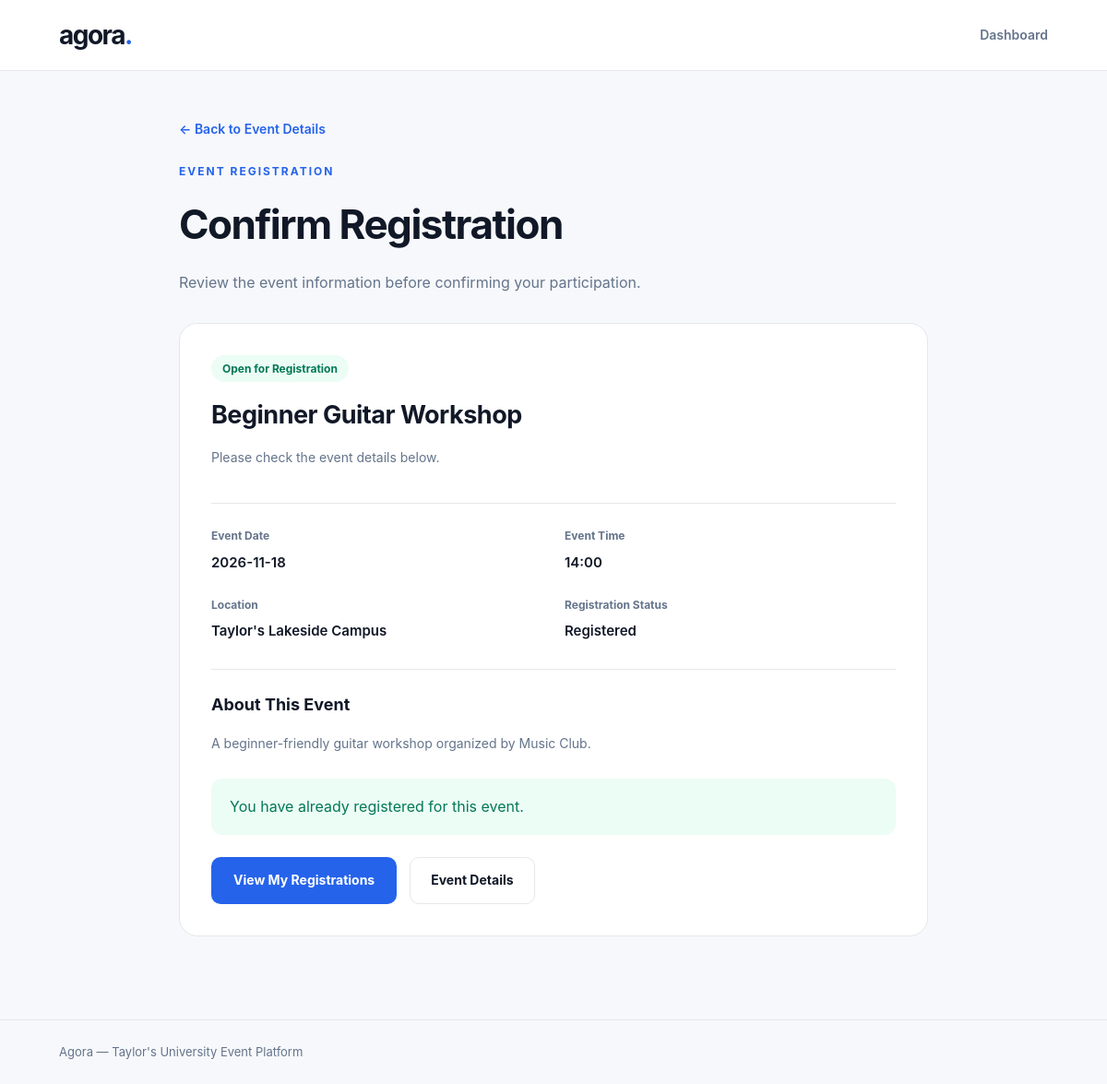
Page /register_event.php?id=1 (signed in) on the committed database.
### tables this page shows
CREATE TABLE `events` (
  `event_id` int NOT NULL,
  `event_name` varchar(100) NOT NULL,
  `event_date` date NOT NULL,
  `event_time` time NOT NULL,
  `location` varchar(100) NOT NULL,
  `description` text,
  `organizer_id` int DEFAULT NULL,
  `event_status` varchar(20) NOT NULL DEFAULT 'active',
  `cancelled_at` datetime DEFAULT NULL
);

### register_event.php (the view, shortened to what this page needs)
<?php
require_once "pdo.php";
$user_id = (int)$_SESSION["user_id"];
$id = (int)($_POST["id"] ?? $_GET["id"] ?? 0);
$sql = "SELECT
            event_id,
            event_name,
            event_date,
            event_time,
            location,
            description,
            event_status
        FROM events
        WHERE event_id = ?";
$stmt = $pdo->prepare($sql);
$stmt->execute([$id]);
$event = $stmt->fetch(PDO::FETCH_ASSOC);
$sql = "SELECT registration_id
        FROM event_registrations
        WHERE event_id = ?
        AND user_id = ?
        LIMIT 1";
$stmt = $pdo->prepare($sql);
$stmt->execute([$id, $user_id]);
$is_registered = (bool)$stmt->fetch(
    PDO::FETCH_ASSOC
);
$is_cancelled =
    $event["event_status"] !== "active";
?>
<!DOCTYPE html>
<html lang="en">
<head>
    <link rel="stylesheet" href="style.css">
</head>
<body>
<header class="site-header">
    <div class="container header-content">
        <a href="index.php" class="brand">
            agora<span>.</span>
        </a>
        <a href="dashboard.php" class="logout">
            Dashboard
        </a>
    </div>
</header>
<main class="container register-page">
    <a
        href="event_details.php?id=<?php echo $id; ?>"
        class="register-back">
        &larr; Back to Event Details
    </a>
    <div class="eyebrow">
        Event Registration
    </div>
    <h1>Confirm Registration</h1>
    <p class="register-intro">
        Review the event information
        before confirming your participation.
    </p>
    <section class="register-card">
        <div class="register-card-header">
            <?php if ($is_cancelled) { ?>
                <span class="status-badge status-cancelled">
                    Cancelled
                </span>
            <?php } else { ?>
                <span class="status-badge status-active">
                    Open for Registration
                </span>
            <?php } ?>
            <h2>
                <?php echo htmlspecialchars(
                    $event["event_name"]
                ); ?>
            </h2>
            <p>
                Please check the event details below.
            </p>
        </div>
        <div class="register-info-grid">
            <div>
                <span class="register-info-label">
                    Event Date
                </span>
                <span class="register-info-value">
                    <?php echo htmlspecialchars(
                        $event["event_date"]
                    ); ?>
                </span>
            </div>
            <div>
                <span class="register-info-label">
                    Event Time
                </span>
                <span class="register-info-value">
                    <?php echo htmlspecialchars(
                        substr($event["event_time"], 0, 5)
                    ); ?>
                </span>
            </div>
            <div>
                <span class="register-info-label">
                    Location
                </span>
                <span class="register-info-value">
                    <?php echo htmlspecialchars(
                        $event["location"]
                    ); ?>
                </span>
            </div>
            <div>
                <span class="register-info-label">
                    Registration Status
                </span>
                <span class="register-info-value">
                    <?php
                    if ($is_registered) {
                        echo "Registered";
                    } elseif ($is_cancelled) {
                        echo "Unavailable";
                    } else {
                        echo "Not Registered";
                    }
                    ?>
                </span>
            </div>
        </div>
        <?php if (!empty($event["description"])) { ?>
            <div class="register-description">
                <h3>About This Event</h3>
                <p>
                    <?php echo nl2br(htmlspecialchars(
                        $event["description"]
                    )); ?>
                </p>
            </div>
        <?php } ?>
        <?php if ($is_cancelled) { ?>
            <div class="register-error">
                This event has been cancelled.
                New registrations are not available.
            </div>
            <a
                class="register-secondary"
                href="event_details.php?id=<?php
                    echo $id;
                ?>">
                Back to Event Details
            </a>
        <?php } elseif ($is_registered) { ?>
            <div class="register-success">
                You have already registered
                for this event.
            </div>
            <div class="register-actions">
                <a
                    href="my_registrations.php"
                    class="register-submit">
                    View My Registrations
                </a>
                <a
                    href="event_details.php?id=<?php
                        echo $id;
                    ?>"
                    class="register-secondary">
                    Event Details
                </a>
            </div>
        <?php } ?>
    </section>
</main>
<footer class="footer">
    <div class="container">
        Agora — Taylor's University Event Platform
    </div>
</footer>
</body>
</html>

### style.css (style rules this page uses)
:root { --primary: #2563eb; --background: #f7f8fb; --surface: #ffffff; --text: #111827; --secondary: #64748b; --border: #e5e7eb; }
* { box-sizing: border-box; }
body { margin: 0; background: var(--background); color: var(--text); font-family: -apple-system, BlinkMacSystemFont, "Segoe UI", Arial, sans-serif; line-height: 1.6; }
a { color: inherit; text-decoration: none; }
.container { width: 100%; max-width: 1120px; margin: 0 auto; padding: 0 24px; }
.site-header { background: var(--surface); border-bottom: 1px solid var(--border); }
.header-content { min-height: 76px; display: flex; align-items: center; justify-content: space-between; gap: 20px; }
.brand { font-size: 28px; font-weight: 750; letter-spacing: -1.5px; }
.brand span { color: var(--primary); }
.logout { color: var(--secondary); font-size: 14px; font-weight: 600; }
.eyebrow { font-size: 12px; font-weight: 700; letter-spacing: 2px; color: var(--primary); text-transform: uppercase; }
.footer { border-top: 1px solid var(--border); padding: 24px 0; color: var(--secondary); font-size: 13px; }
.status-badge { display: inline-block; border-radius: 99px; padding: 5px 12px; font-size: 12px; font-weight: 700; }
.status-active { background: #ecfdf5; color: #047857; }

### register_event.php (style rules this page uses)
.register-page { max-width: 860px; padding-top: 50px; padding-bottom: 90px; }
.register-back { display: inline-block; color: #2563eb; font-size: 14px; font-weight: 600; margin-bottom: 25px; }
.register-page h1 { font-size: clamp(32px, 5vw, 44px); letter-spacing: -1.5px; margin: 12px 0; }
.register-intro { color: #64748b; margin-bottom: 30px; }
.register-card { background: white; border: 1px solid #e5e7eb; border-radius: 20px; padding: 34px; }
.register-card-header { padding-bottom: 24px; border-bottom: 1px solid #e5e7eb; margin-bottom: 25px; }
.register-card-header h2 { font-size: 27px; letter-spacing: -0.5px; margin: 14px 0 8px; overflow-wrap: anywhere; }
.register-card-header p { color: #64748b; font-size: 14px; }
.register-info-grid { display: grid; grid-template-columns: repeat(2, minmax(0, 1fr)); gap: 24px; margin-bottom: 28px; }
.register-info-label { display: block; color: #64748b; font-size: 12px; font-weight: 700; margin-bottom: 6px; }
.register-info-value { color: #111827; font-size: 15px; font-weight: 600; overflow-wrap: anywhere; }
.register-description { border-top: 1px solid #e5e7eb; padding-top: 24px; margin-bottom: 26px; }
.register-description h3 { font-size: 18px; margin: 0 0 12px; }
.register-description p { color: #64748b; font-size: 14px; line-height: 1.8; overflow-wrap: anywhere; }
.register-actions { display: flex; flex-wrap: wrap; align-items: center; gap: 14px; }
.register-submit { background: #2563eb; color: white; border: 0; border-radius: 10px; padding: 14px 24px; font: inherit; font-size: 14px; font-weight: 700; cursor: pointer; }
.register-secondary { display: inline-flex; align-items: center; justify-content: center; background: white; color: #111827; border: 1px solid #e5e7eb; border-radius: 10px; padding: 13px 22px; font-size: 14px; font-weight: 700; }
.register-success { background: #ecfdf5; color: #047857; padding: 18px 20px; border-radius: 12px; margin-bottom: 24px; }

### rows in the picture
events: event_name "Beginner Guitar Workshop", event_date "2026-11-18", event_time "14:00", location "Taylor's Lakeside Campus", description "A beginner-friendly guitar workshop organized by Music Club."
